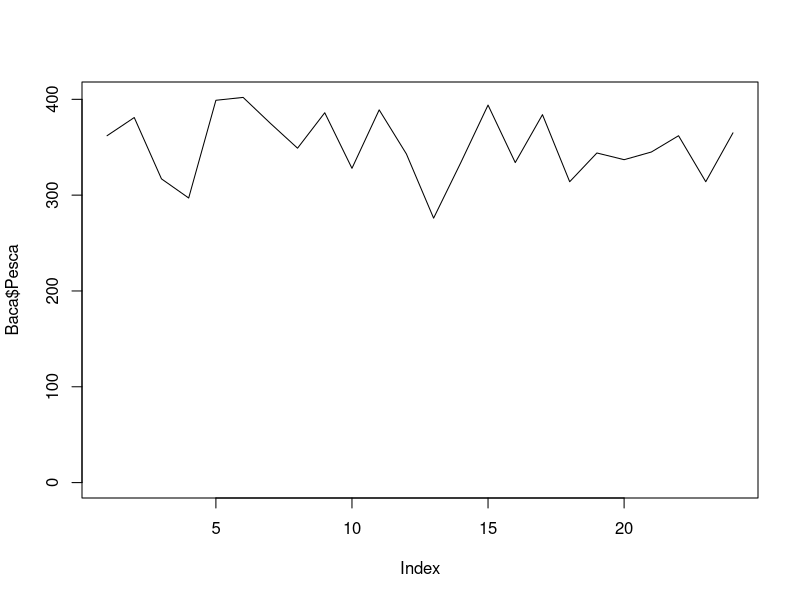
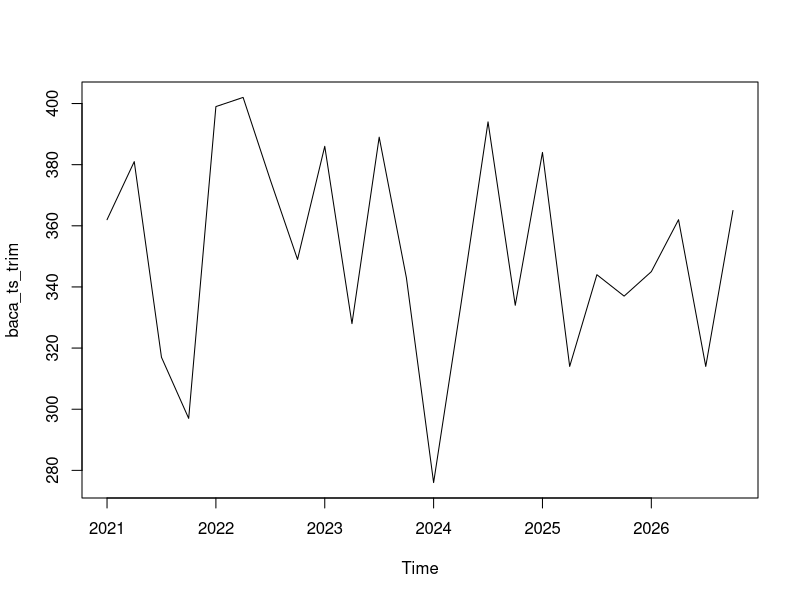
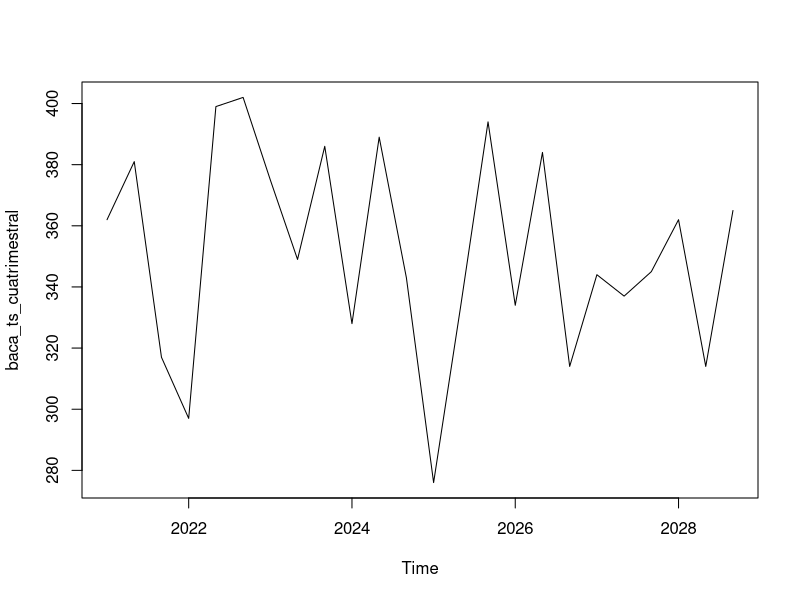
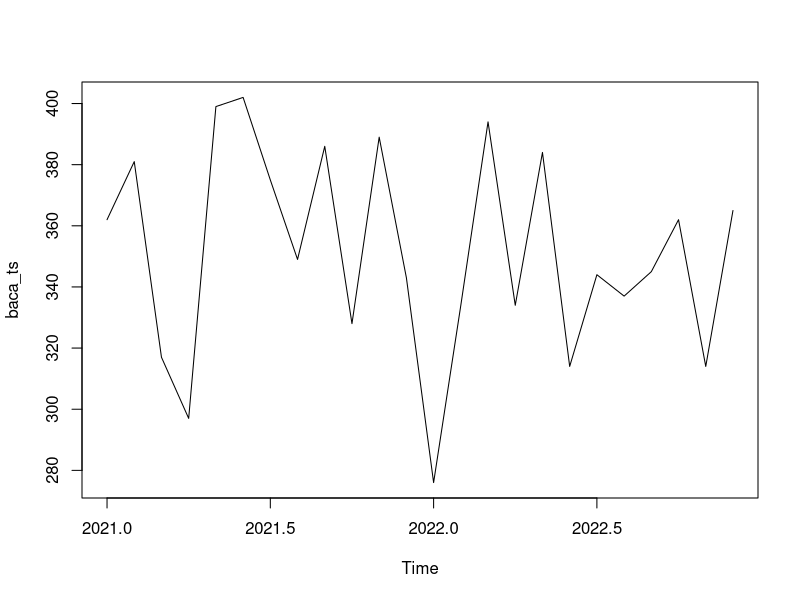

Source code (R) for these figures, in order:
## ---- chunk 1
knitr::opts_chunk$set(echo = TRUE)
## ---- chunk 2
library(readxl)
Baca <- read_excel("SeriesHW.xlsx", sheet = "Bacalao")
#str(Baca)
#View(Baca)
head(Baca, 3)
#tail(Baca, 3)
names(Baca)[3]<-c("Pesca")
plot(Baca$Pesca, ylim=c(0, max(Baca$Pesca)), type="l")
## ---- chunk 3
library(forecast)

baca_ts_trim <- ts(Baca$Pesca, start=c(2021,1), frequency = 4)
baca_ts_trim
plot(baca_ts_trim)

## ---- chunk 4
library(forecast)

baca_ts_cuatrimestral <- ts(Baca$Pesca, start=c(2021,1), frequency = 3)
baca_ts_cuatrimestral
plot(baca_ts_cuatrimestral)

## ---- chunk 5
library(forecast)

baca_ts <- ts(Baca$Pesca, start=c(2021,1), frequency = 12)
baca_ts
plot(baca_ts)

